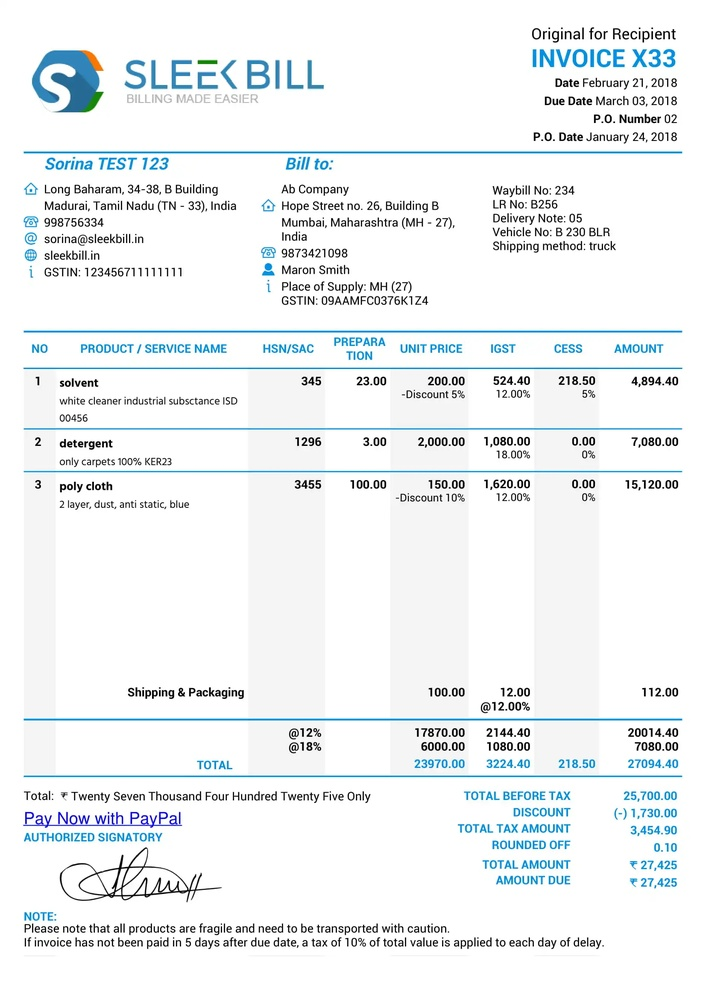
#> input picture sample invoice.jpg, 706 x 999 px, shrunk from 1653 x 2339 before the run
$ python -i ocr_tool.py   (imports and definitions only)
#> lines starting #> are read from the running program, lines starting #| are printed output that depends on the picture; after the words box and inside, x2 and y2 are one past the last pixel; in counts of white or black regions, pixels touching at a corner belong together
"""
TaxPilot AI - OCR Tool
======================
Extract text from images using pytesseract with OpenCV pre-processing.
Parse structured invoice fields via regex patterns.
"""

import re
from typing import Optional
from loguru import logger

try:
    import pytesseract
    from PIL import Image
    import cv2
    import numpy as np
    OCR_AVAILABLE = True
except ImportError:
    OCR_AVAILABLE = False
    logger.warning("OCR dependencies not installed. OCR will use fallback mode.")


def preprocess_image(image_path: str) -> "np.ndarray":
    """
    Pre-process image for better OCR accuracy.
    Applies grayscale, Gaussian blur, and adaptive thresholding.
    """
#> called with image_path = '../sample invoice.jpg'
    img = cv2.imread(image_path)
#> img is the input picture: shape (999, 706, 3); mean B, G, R 244, 242.6, 239
    if img is None:
        raise FileNotFoundError(f"Image not found: {image_path}")

    # Convert to grayscale
    gray = cv2.cvtColor(img, cv2.COLOR_BGR2GRAY)
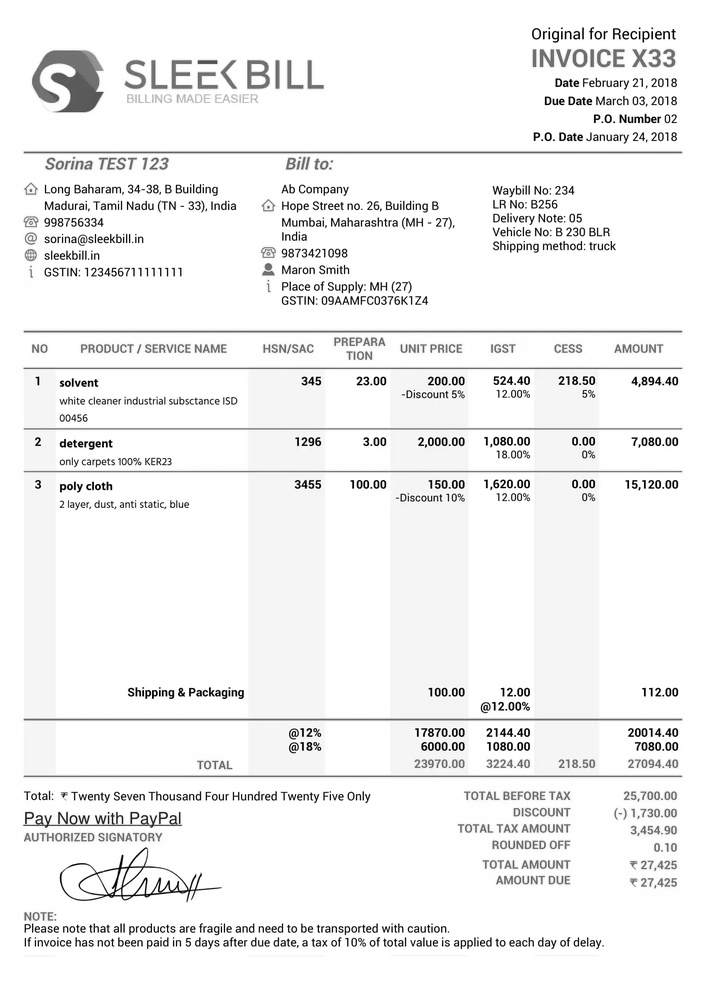
#> gray: shape (999, 706); min 0, max 255, mean 241.7

    # Apply Gaussian blur to reduce noise
    blurred = cv2.GaussianBlur(gray, (5, 5), 0)

    # Adaptive thresholding for better text contrast
    thresh = cv2.adaptiveThreshold(
        blurred, 255, cv2.ADAPTIVE_THRESH_GAUSSIAN_C,
        cv2.THRESH_BINARY, 11, 2
    )
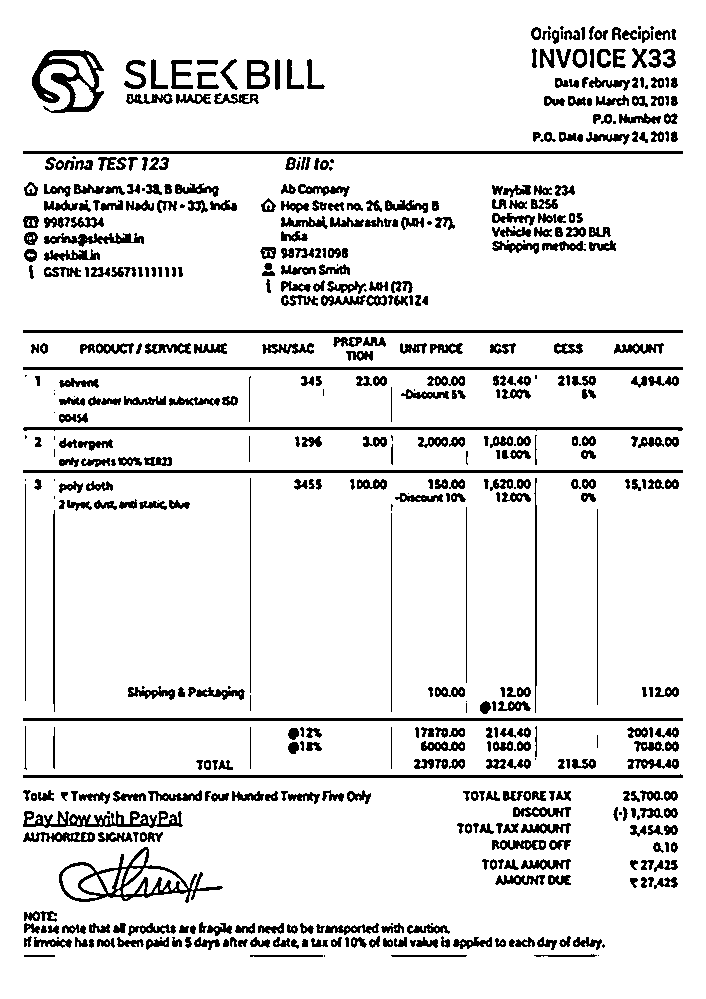
#> thresh: shape (999, 706); 89.4% white; 546 black regions (60 under 20 px), largest, box (x1, y1, x2, y2) and area: (23, 427, 683, 431) 1987, (23, 774, 683, 778) 1981, (23, 151, 683, 154) 1980

    return thresh


# [129 lines left out: functions extract_text_from_image, parse_invoice_fields, _parse_amount, not called in this run]

>>> result = preprocess_image('../sample invoice.jpg')
